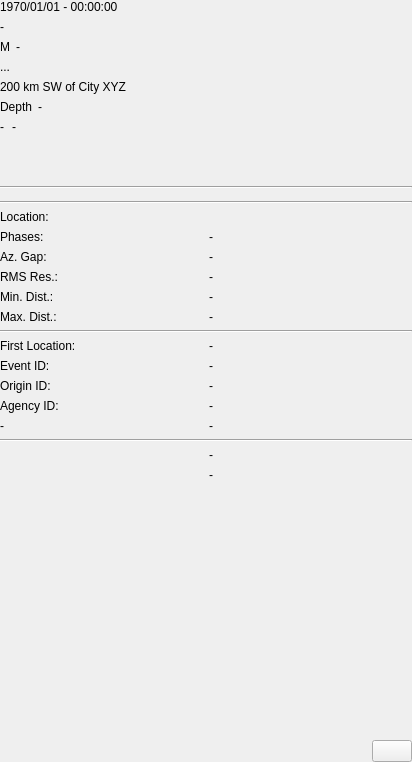
<ui version="4.0" >
 <author></author>
 <comment></comment>
 <exportmacro></exportmacro>
 <class>EventSummary</class>
 <widget class="QWidget" name="EventSummary" >
  <property name="geometry" >
   <rect>
    <x>0</x>
    <y>0</y>
    <width>412</width>
    <height>762</height>
   </rect>
  </property>
  <property name="windowTitle" >
   <string>Form</string>
  </property>
  <layout class="QVBoxLayout" >
   <property name="margin" >
    <number>0</number>
   </property>
   <property name="spacing" >
    <number>6</number>
   </property>
   <item>
    <widget class="QLabel" name="originTime" >
     <property name="text" >
      <string>1970/01/01 - 00:00:00</string>
     </property>
    </widget>
   </item>
   <item>
    <widget class="QLabel" name="timeAgo" >
     <property name="text" >
      <string>-</string>
     </property>
    </widget>
   </item>
   <item>
    <layout class="QHBoxLayout" >
     <property name="margin" >
      <number>0</number>
     </property>
     <property name="spacing" >
      <number>6</number>
     </property>
     <item>
      <widget class="QLabel" name="magnitudeText" >
       <property name="sizePolicy" >
        <sizepolicy>
         <hsizetype>4</hsizetype>
         <vsizetype>5</vsizetype>
         <horstretch>0</horstretch>
         <verstretch>0</verstretch>
        </sizepolicy>
       </property>
       <property name="text" >
        <string>M</string>
       </property>
      </widget>
     </item>
     <item>
      <widget class="QLabel" name="magnitude" >
       <property name="text" >
        <string>-</string>
       </property>
      </widget>
     </item>
    </layout>
   </item>
   <item>
    <widget class="QLabel" name="region" >
     <property name="sizePolicy" >
      <sizepolicy>
       <hsizetype>13</hsizetype>
       <vsizetype>5</vsizetype>
       <horstretch>0</horstretch>
       <verstretch>0</verstretch>
      </sizepolicy>
     </property>
     <property name="text" >
      <string>...</string>
     </property>
    </widget>
   </item>
   <item>
    <widget class="QLabel" name="nearestCity" >
     <property name="text" >
      <string>200 km SW of City XYZ</string>
     </property>
    </widget>
   </item>
   <item>
    <layout class="QHBoxLayout" >
     <property name="margin" >
      <number>0</number>
     </property>
     <property name="spacing" >
      <number>6</number>
     </property>
     <item>
      <widget class="QLabel" name="depthText" >
       <property name="sizePolicy" >
        <sizepolicy>
         <hsizetype>4</hsizetype>
         <vsizetype>5</vsizetype>
         <horstretch>0</horstretch>
         <verstretch>0</verstretch>
        </sizepolicy>
       </property>
       <property name="text" >
        <string>Depth</string>
       </property>
      </widget>
     </item>
     <item>
      <widget class="QLabel" name="depth" >
       <property name="text" >
        <string>-</string>
       </property>
      </widget>
     </item>
    </layout>
   </item>
   <item>
    <layout class="QHBoxLayout" >
     <property name="margin" >
      <number>0</number>
     </property>
     <property name="spacing" >
      <number>6</number>
     </property>
     <item>
      <widget class="QLabel" name="latitude" >
       <property name="text" >
        <string>-</string>
       </property>
      </widget>
     </item>
     <item>
      <spacer>
       <property name="orientation" >
        <enum>Qt::Horizontal</enum>
       </property>
       <property name="sizeType" >
        <enum>QSizePolicy::Maximum</enum>
       </property>
       <property name="sizeHint" >
        <size>
         <width>2</width>
         <height>5</height>
        </size>
       </property>
      </spacer>
     </item>
     <item>
      <widget class="QLabel" name="longitude" >
       <property name="text" >
        <string>-</string>
       </property>
      </widget>
     </item>
     <item>
      <spacer>
       <property name="orientation" >
        <enum>Qt::Horizontal</enum>
       </property>
       <property name="sizeType" >
        <enum>QSizePolicy::Expanding</enum>
       </property>
       <property name="sizeHint" >
        <size>
         <width>2</width>
         <height>5</height>
        </size>
       </property>
      </spacer>
     </item>
    </layout>
   </item>
   <item>
    <widget class="QLabel" name="type" >
     <property name="sizePolicy" >
      <sizepolicy>
       <hsizetype>13</hsizetype>
       <vsizetype>5</vsizetype>
       <horstretch>0</horstretch>
       <verstretch>0</verstretch>
      </sizepolicy>
     </property>
     <property name="text" >
      <string/>
     </property>
    </widget>
   </item>
   <item>
    <widget class="QFrame" name="map" >
     <property name="sizePolicy" >
      <sizepolicy>
       <hsizetype>5</hsizetype>
       <vsizetype>5</vsizetype>
       <horstretch>0</horstretch>
       <verstretch>0</verstretch>
      </sizepolicy>
     </property>
     <property name="frameShape" >
      <enum>QFrame::NoFrame</enum>
     </property>
     <property name="frameShadow" >
      <enum>QFrame::Plain</enum>
     </property>
    </widget>
   </item>
   <item>
    <widget class="QLabel" name="labelOpComment" >
     <property name="sizePolicy" >
      <sizepolicy>
       <hsizetype>13</hsizetype>
       <vsizetype>5</vsizetype>
       <horstretch>0</horstretch>
       <verstretch>0</verstretch>
      </sizepolicy>
     </property>
     <property name="text" >
      <string/>
     </property>
     <property name="wordWrap" >
      <bool>true</bool>
     </property>
    </widget>
   </item>
   <item>
    <widget class="QFrame" name="labelOpCommentSeparator" >
     <property name="frameShape" >
      <enum>QFrame::HLine</enum>
     </property>
     <property name="frameShadow" >
      <enum>QFrame::Sunken</enum>
     </property>
    </widget>
   </item>
   <item>
    <widget class="QFrame" name="magnitudes" >
     <property name="frameShape" >
      <enum>QFrame::NoFrame</enum>
     </property>
     <property name="frameShadow" >
      <enum>QFrame::Plain</enum>
     </property>
    </widget>
   </item>
   <item>
    <widget class="QFrame" name="separator1" >
     <property name="frameShape" >
      <enum>QFrame::HLine</enum>
     </property>
     <property name="frameShadow" >
      <enum>QFrame::Sunken</enum>
     </property>
    </widget>
   </item>
   <item>
    <widget class="QLabel" name="thisLocationText" >
     <property name="text" >
      <string>Location:</string>
     </property>
    </widget>
   </item>
   <item>
    <layout class="QHBoxLayout" >
     <property name="margin" >
      <number>0</number>
     </property>
     <property name="spacing" >
      <number>6</number>
     </property>
     <item>
      <widget class="QLabel" name="phaseCountText" >
       <property name="text" >
        <string>Phases:</string>
       </property>
      </widget>
     </item>
     <item>
      <widget class="QLabel" name="phaseCount" >
       <property name="text" >
        <string>-</string>
       </property>
      </widget>
     </item>
    </layout>
   </item>
   <item>
    <layout class="QHBoxLayout" >
     <property name="margin" >
      <number>0</number>
     </property>
     <property name="spacing" >
      <number>6</number>
     </property>
     <item>
      <widget class="QLabel" name="azimuthalGapText" >
       <property name="text" >
        <string>Az. Gap:</string>
       </property>
      </widget>
     </item>
     <item>
      <widget class="QLabel" name="azimuthalGap" >
       <property name="text" >
        <string>-</string>
       </property>
      </widget>
     </item>
    </layout>
   </item>
   <item>
    <layout class="QHBoxLayout" >
     <property name="margin" >
      <number>0</number>
     </property>
     <property name="spacing" >
      <number>6</number>
     </property>
     <item>
      <widget class="QLabel" name="rmsText" >
       <property name="text" >
        <string>RMS Res.:</string>
       </property>
      </widget>
     </item>
     <item>
      <widget class="QLabel" name="rms" >
       <property name="text" >
        <string>-</string>
       </property>
      </widget>
     </item>
    </layout>
   </item>
   <item>
    <layout class="QHBoxLayout" >
     <property name="margin" >
      <number>0</number>
     </property>
     <property name="spacing" >
      <number>6</number>
     </property>
     <item>
      <widget class="QLabel" name="minimumDistanceText" >
       <property name="text" >
        <string>Min. Dist.:</string>
       </property>
      </widget>
     </item>
     <item>
      <widget class="QLabel" name="minimumDistance" >
       <property name="text" >
        <string>-</string>
       </property>
      </widget>
     </item>
    </layout>
   </item>
   <item>
    <layout class="QHBoxLayout" >
     <property name="margin" >
      <number>0</number>
     </property>
     <property name="spacing" >
      <number>6</number>
     </property>
     <item>
      <widget class="QLabel" name="maximumDistanceText" >
       <property name="text" >
        <string>Max. Dist.:</string>
       </property>
      </widget>
     </item>
     <item>
      <widget class="QLabel" name="maximumDistance" >
       <property name="text" >
        <string>-</string>
       </property>
      </widget>
     </item>
    </layout>
   </item>
   <item>
    <widget class="QFrame" name="separator2" >
     <property name="frameShape" >
      <enum>QFrame::HLine</enum>
     </property>
     <property name="frameShadow" >
      <enum>QFrame::Sunken</enum>
     </property>
    </widget>
   </item>
   <item>
    <layout class="QHBoxLayout" >
     <property name="margin" >
      <number>0</number>
     </property>
     <property name="spacing" >
      <number>6</number>
     </property>
     <item>
      <widget class="QLabel" name="firstLocationText" >
       <property name="text" >
        <string>First Location:</string>
       </property>
      </widget>
     </item>
     <item>
      <widget class="QLabel" name="firstLocation" >
       <property name="text" >
        <string>-</string>
       </property>
      </widget>
     </item>
    </layout>
   </item>
   <item>
    <layout class="QHBoxLayout" >
     <property name="margin" >
      <number>0</number>
     </property>
     <property name="spacing" >
      <number>6</number>
     </property>
     <item>
      <widget class="QLabel" name="eventIDText" >
       <property name="text" >
        <string>Event ID:</string>
       </property>
      </widget>
     </item>
     <item>
      <widget class="QLabel" name="eventID" >
       <property name="sizePolicy" >
        <sizepolicy>
         <hsizetype>13</hsizetype>
         <vsizetype>5</vsizetype>
         <horstretch>0</horstretch>
         <verstretch>0</verstretch>
        </sizepolicy>
       </property>
       <property name="text" >
        <string>-</string>
       </property>
      </widget>
     </item>
    </layout>
   </item>
   <item>
    <layout class="QHBoxLayout" >
     <property name="margin" >
      <number>0</number>
     </property>
     <property name="spacing" >
      <number>6</number>
     </property>
     <item>
      <widget class="QLabel" name="originIDText" >
       <property name="text" >
        <string>Origin ID:</string>
       </property>
      </widget>
     </item>
     <item>
      <widget class="QLabel" name="originID" >
       <property name="sizePolicy" >
        <sizepolicy>
         <hsizetype>13</hsizetype>
         <vsizetype>5</vsizetype>
         <horstretch>0</horstretch>
         <verstretch>0</verstretch>
        </sizepolicy>
       </property>
       <property name="text" >
        <string>-</string>
       </property>
      </widget>
     </item>
    </layout>
   </item>
   <item>
    <layout class="QHBoxLayout" >
     <property name="margin" >
      <number>0</number>
     </property>
     <property name="spacing" >
      <number>6</number>
     </property>
     <item>
      <widget class="QLabel" name="originIDText_2" >
       <property name="text" >
        <string>Agency ID:</string>
       </property>
      </widget>
     </item>
     <item>
      <widget class="QLabel" name="agencyID" >
       <property name="sizePolicy" >
        <sizepolicy>
         <hsizetype>13</hsizetype>
         <vsizetype>5</vsizetype>
         <horstretch>0</horstretch>
         <verstretch>0</verstretch>
        </sizepolicy>
       </property>
       <property name="text" >
        <string>-</string>
       </property>
      </widget>
     </item>
    </layout>
   </item>
   <item>
    <layout class="QHBoxLayout" >
     <property name="margin" >
      <number>0</number>
     </property>
     <property name="spacing" >
      <number>6</number>
     </property>
     <item>
      <widget class="QLabel" name="state" >
       <property name="text" >
        <string>-</string>
       </property>
      </widget>
     </item>
     <item>
      <widget class="QLabel" name="mode" >
       <property name="sizePolicy" >
        <sizepolicy>
         <hsizetype>13</hsizetype>
         <vsizetype>5</vsizetype>
         <horstretch>0</horstretch>
         <verstretch>0</verstretch>
        </sizepolicy>
       </property>
       <property name="text" >
        <string>-</string>
       </property>
      </widget>
     </item>
    </layout>
   </item>
   <item>
    <widget class="QFrame" name="focalMechanism" >
     <property name="sizePolicy" >
      <sizepolicy>
       <hsizetype>5</hsizetype>
       <vsizetype>1</vsizetype>
       <horstretch>0</horstretch>
       <verstretch>0</verstretch>
      </sizepolicy>
     </property>
     <property name="minimumSize" >
      <size>
       <width>16</width>
       <height>60</height>
      </size>
     </property>
     <property name="frameShape" >
      <enum>QFrame::NoFrame</enum>
     </property>
     <property name="frameShadow" >
      <enum>QFrame::Raised</enum>
     </property>
     <layout class="QVBoxLayout" >
      <property name="margin" >
       <number>0</number>
      </property>
      <property name="spacing" >
       <number>6</number>
      </property>
      <item>
       <widget class="QFrame" name="separator3" >
        <property name="frameShape" >
         <enum>QFrame::HLine</enum>
        </property>
        <property name="frameShadow" >
         <enum>QFrame::Sunken</enum>
        </property>
       </widget>
      </item>
      <item>
       <layout class="QHBoxLayout" >
        <property name="margin" >
         <number>0</number>
        </property>
        <property name="spacing" >
         <number>6</number>
        </property>
        <item>
         <layout class="QVBoxLayout" >
          <property name="margin" >
           <number>0</number>
          </property>
          <property name="spacing" >
           <number>0</number>
          </property>
          <item>
           <widget class="QFrame" name="frame" >
            <property name="frameShape" >
             <enum>QFrame::NoFrame</enum>
            </property>
            <property name="frameShadow" >
             <enum>QFrame::Raised</enum>
            </property>
            <layout class="QHBoxLayout" >
             <property name="margin" >
              <number>0</number>
             </property>
             <property name="spacing" >
              <number>0</number>
             </property>
             <item>
              <widget class="QLabel" name="momentTensor" >
               <property name="enabled" >
                <bool>true</bool>
               </property>
               <property name="sizePolicy" >
                <sizepolicy>
                 <hsizetype>0</hsizetype>
                 <vsizetype>0</vsizetype>
                 <horstretch>0</horstretch>
                 <verstretch>0</verstretch>
                </sizepolicy>
               </property>
               <property name="minimumSize" >
                <size>
                 <width>42</width>
                 <height>42</height>
                </size>
               </property>
               <property name="maximumSize" >
                <size>
                 <width>42</width>
                 <height>42</height>
                </size>
               </property>
               <property name="frameShape" >
                <enum>QFrame::NoFrame</enum>
               </property>
               <property name="frameShadow" >
                <enum>QFrame::Sunken</enum>
               </property>
               <property name="text" >
                <string/>
               </property>
              </widget>
             </item>
             <item>
              <widget class="QLabel" name="label" >
               <property name="text" >
                <string/>
               </property>
              </widget>
             </item>
            </layout>
           </widget>
          </item>
          <item>
           <spacer>
            <property name="orientation" >
             <enum>Qt::Vertical</enum>
            </property>
            <property name="sizeHint" >
             <size>
              <width>20</width>
              <height>20</height>
             </size>
            </property>
           </spacer>
          </item>
         </layout>
        </item>
        <item>
         <layout class="QVBoxLayout" >
          <property name="margin" >
           <number>0</number>
          </property>
          <property name="spacing" >
           <number>0</number>
          </property>
          <item>
           <layout class="QVBoxLayout" >
            <property name="margin" >
             <number>0</number>
            </property>
            <property name="spacing" >
             <number>6</number>
            </property>
            <item>
             <widget class="QLabel" name="mw" >
              <property name="sizePolicy" >
               <sizepolicy>
                <hsizetype>5</hsizetype>
                <vsizetype>0</vsizetype>
                <horstretch>0</horstretch>
                <verstretch>0</verstretch>
               </sizepolicy>
              </property>
              <property name="text" >
               <string>-</string>
              </property>
             </widget>
            </item>
            <item>
             <widget class="QLabel" name="fmDepth" >
              <property name="sizePolicy" >
               <sizepolicy>
                <hsizetype>5</hsizetype>
                <vsizetype>0</vsizetype>
                <horstretch>0</horstretch>
                <verstretch>0</verstretch>
               </sizepolicy>
              </property>
              <property name="text" >
               <string>-</string>
              </property>
             </widget>
            </item>
           </layout>
          </item>
          <item>
           <spacer>
            <property name="orientation" >
             <enum>Qt::Vertical</enum>
            </property>
            <property name="sizeHint" >
             <size>
              <width>20</width>
              <height>0</height>
             </size>
            </property>
           </spacer>
          </item>
         </layout>
        </item>
       </layout>
      </item>
     </layout>
    </widget>
   </item>
   <item>
    <spacer>
     <property name="orientation" >
      <enum>Qt::Vertical</enum>
     </property>
     <property name="sizeHint" >
      <size>
       <width>20</width>
       <height>51</height>
      </size>
     </property>
    </spacer>
   </item>
   <item>
    <layout class="QHBoxLayout" >
     <property name="margin" >
      <number>0</number>
     </property>
     <property name="spacing" >
      <number>6</number>
     </property>
     <item>
      <spacer>
       <property name="orientation" >
        <enum>Qt::Horizontal</enum>
       </property>
       <property name="sizeHint" >
        <size>
         <width>10</width>
         <height>1</height>
        </size>
       </property>
      </spacer>
     </item>
     <item>
      <widget class="QPushButton" name="exportButton" >
       <property name="toolTip" >
        <string>Run configured script with current event</string>
       </property>
       <property name="text" >
        <string/>
       </property>
       <property name="iconSize" >
        <size>
         <width>46</width>
         <height>32</height>
        </size>
       </property>
      </widget>
     </item>
    </layout>
   </item>
  </layout>
 </widget>
 <pixmapfunction></pixmapfunction>
 <resources>
  <include location="icons.qrc" />
 </resources>
 <connections/>
</ui>
